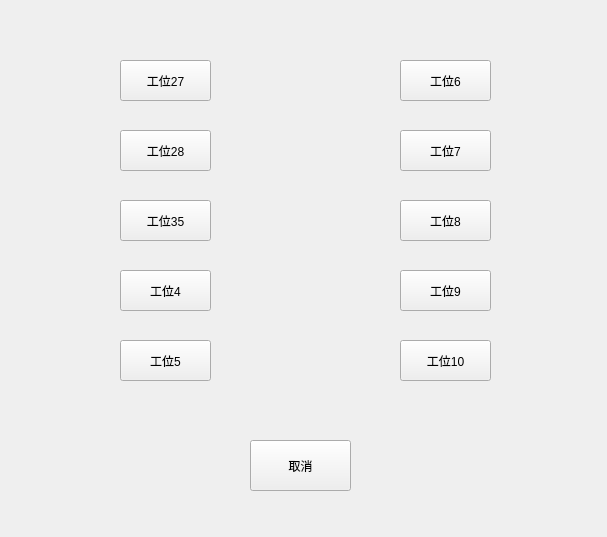
<?xml version="1.0" encoding="UTF-8"?>
<ui version="4.0">
 <class>StationBtnWindow</class>
 <widget class="QWidget" name="StationBtnWindow">
  <property name="geometry">
   <rect>
    <x>0</x>
    <y>0</y>
    <width>607</width>
    <height>537</height>
   </rect>
  </property>
  <property name="windowTitle">
   <string>Form</string>
  </property>
  <widget class="QPushButton" name="pushButton_2">
   <property name="geometry">
    <rect>
     <x>250</x>
     <y>440</y>
     <width>101</width>
     <height>51</height>
    </rect>
   </property>
   <property name="text">
    <string>取消</string>
   </property>
  </widget>
  <widget class="QPushButton" name="pushButton_3">
   <property name="geometry">
    <rect>
     <x>120</x>
     <y>60</y>
     <width>91</width>
     <height>41</height>
    </rect>
   </property>
   <property name="text">
    <string>工位27</string>
   </property>
  </widget>
  <widget class="QPushButton" name="pushButton_4">
   <property name="geometry">
    <rect>
     <x>120</x>
     <y>130</y>
     <width>91</width>
     <height>41</height>
    </rect>
   </property>
   <property name="text">
    <string>工位28</string>
   </property>
  </widget>
  <widget class="QPushButton" name="pushButton_5">
   <property name="geometry">
    <rect>
     <x>120</x>
     <y>200</y>
     <width>91</width>
     <height>41</height>
    </rect>
   </property>
   <property name="text">
    <string>工位35</string>
   </property>
  </widget>
  <widget class="QPushButton" name="pushButton_6">
   <property name="geometry">
    <rect>
     <x>120</x>
     <y>270</y>
     <width>91</width>
     <height>41</height>
    </rect>
   </property>
   <property name="text">
    <string>工位4</string>
   </property>
  </widget>
  <widget class="QPushButton" name="pushButton_7">
   <property name="geometry">
    <rect>
     <x>120</x>
     <y>340</y>
     <width>91</width>
     <height>41</height>
    </rect>
   </property>
   <property name="text">
    <string>工位5</string>
   </property>
  </widget>
  <widget class="QPushButton" name="pushButton_8">
   <property name="geometry">
    <rect>
     <x>400</x>
     <y>60</y>
     <width>91</width>
     <height>41</height>
    </rect>
   </property>
   <property name="text">
    <string>工位6</string>
   </property>
  </widget>
  <widget class="QPushButton" name="pushButton_9">
   <property name="geometry">
    <rect>
     <x>400</x>
     <y>130</y>
     <width>91</width>
     <height>41</height>
    </rect>
   </property>
   <property name="text">
    <string>工位7</string>
   </property>
  </widget>
  <widget class="QPushButton" name="pushButton_10">
   <property name="geometry">
    <rect>
     <x>400</x>
     <y>200</y>
     <width>91</width>
     <height>41</height>
    </rect>
   </property>
   <property name="text">
    <string>工位8</string>
   </property>
  </widget>
  <widget class="QPushButton" name="pushButton_11">
   <property name="geometry">
    <rect>
     <x>400</x>
     <y>270</y>
     <width>91</width>
     <height>41</height>
    </rect>
   </property>
   <property name="text">
    <string>工位9</string>
   </property>
  </widget>
  <widget class="QPushButton" name="pushButton_12">
   <property name="geometry">
    <rect>
     <x>400</x>
     <y>340</y>
     <width>91</width>
     <height>41</height>
    </rect>
   </property>
   <property name="text">
    <string>工位10</string>
   </property>
  </widget>
 </widget>
 <resources/>
 <connections/>
</ui>
